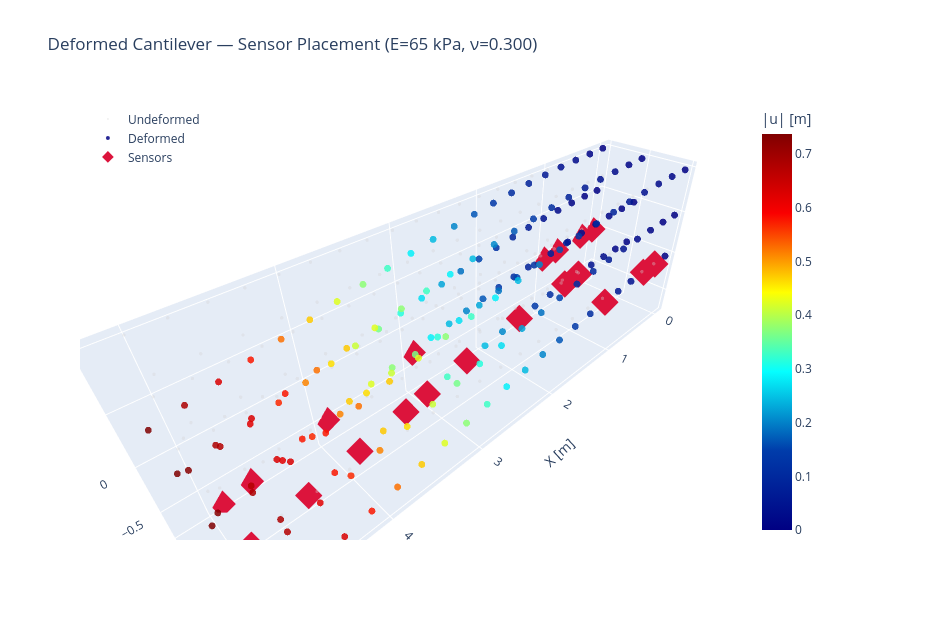

The code cell stored with this chart in its notebook:
### Markdown cell above
# Plot Sensor Locations, Original and Deformed Shape

### Code cell
import plotly.graph_objects as go

# Representative deformed config using mean training parameters
E_rep = float(65000.0)  # Pa
nu_rep = float(0.3)  # Example value, replace with actual mean if available
u_rep = fwd_pred([jnp.full((mesh.cells.shape[0], 8), E_rep),
                  jnp.full((mesh.cells.shape[0], 8), nu_rep)])[0]
points_def = mesh.points + np.array(u_rep)
disp_mag = np.linalg.norm(np.array(u_rep), axis=1)
sensor_def = points_def[sensor_node_indices]

fig = go.Figure()

# Undeformed mesh (background reference)
fig.add_trace(go.Scatter3d(
    x=mesh.points[:, 0], y=mesh.points[:, 1], z=mesh.points[:, 2],
    mode='markers',
    marker=dict(size=2, color='lightgray', opacity=0.35),
    name='Undeformed'
))

# Deformed nodes coloured by displacement magnitude
fig.add_trace(go.Scatter3d(
    x=points_def[:, 0], y=points_def[:, 1], z=points_def[:, 2],
    mode='markers',
    marker=dict(
        size=4,
        color=disp_mag,
        colorscale='Jet',
        colorbar=dict(title='|u| [m]', x=0.85),
        opacity=0.85
    ),
    name='Deformed'
))

# Sensor nodes on deformed mesh
fig.add_trace(go.Scatter3d(
    x=sensor_def[:, 0], y=sensor_def[:, 1], z=sensor_def[:, 2],
    mode='markers',
    marker=dict(size=9, color='crimson', symbol='diamond', opacity=1.0),
    name='Sensors'
))

fig.update_layout(
    title=f'Deformed Cantilever — Sensor Placement (E={E_rep/1000:.0f} kPa, ν={nu_rep:.3f})',
    scene=dict(
        xaxis_title='X [m]', yaxis_title='Y [m]', zaxis_title='Z [m]',
        aspectmode='data'
    ),
    legend=dict(x=0.01, y=0.99),
    width=950, height=620
)
fig.show()

### Figure 1 — Plotly figure (JSON) as saved in the notebook; plotly's stock layout.template omitted (floating-point values rounded to 4 significant figures; data arrays with more than 128 entries replaced by an {"elided": "..."} marker saying what was removed)
{"data": [{"marker": {"color": "lightgray", "opacity": 0.35, "size": 2}, "mode": "markers", "name": "Undeformed", "type": "scatter3d", "x": {"elided": "189 float values"}, "y": {"elided": "189 float values"}, "z": {"elided": "189 float values"}}, {"marker": {"color": {"elided": "189 float values"}, "colorbar": {"title": {"text": "|u| [m]"}, "x": 0.85}, "colorscale": [[0, "rgb(0,0,131)"], [0.2, "rgb(0,60,170)"], [0.4, "rgb(5,255,255)"], [0.6, "rgb(255,255,0)"], [0.8, "rgb(250,0,0)"], [1, "rgb(128,0,0)"]], "opacity": 0.85, "size": 4}, "mode": "markers", "name": "Deformed", "type": "scatter3d", "x": {"elided": "189 float values"}, "y": {"elided": "189 float values"}, "z": {"elided": "189 float values"}}, {"marker": {"color": "crimson", "opacity": 1, "size": 9, "symbol": "diamond"}, "mode": "markers", "name": "Sensors", "type": "scatter3d", "x": [4.893, 4.643, 0.0, 3.403, 0.2403, 2.91, 1.204, 0.9624, 1.932, 4.893, 4.394, 0.7213, 3.156, 0.9623, 2.665, 3.897, 0.2403, 1.204, 3.897, 0.4806], "y": [0.5, -0.0003848, 0.0, 0.5, 1.005, -0.002705, 0.5, -0.00541, 0.5, -0.0002024, 0.5, -0.005711, 0.5, 0.5, 0.5, 0.5, -0.005011, 1.005, -0.001353, 1.006], "z": [-0.7296, -0.6749, 0.0, -0.413, -0.004102, -0.3162, -0.06642, -0.04196, -0.1551, -0.7294, -0.6211, -0.0244, -0.3643, -0.04465, -0.273, -0.5149, -0.004102, -0.06389, -0.5142, -0.01154]}], "layout": {"height": 620, "legend": {"x": 0.01, "y": 0.99}, "scene": {"aspectmode": "data", "xaxis": {"title": {"text": "X [m]"}}, "yaxis": {"title": {"text": "Y [m]"}}, "zaxis": {"title": {"text": "Z [m]"}}}, "title": {"text": "Deformed Cantilever — Sensor Placement (E=65 kPa, ν=0.300)"}, "width": 950}}
